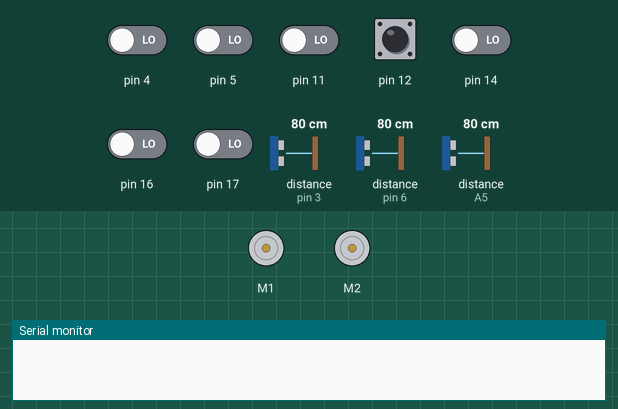
Simulated run of this sketch. Board: Arduino Uno, built with avr-gcc and run on an emulated ATmega328P. Parts: 2 × DC motor (green arrow = forward, orange = backward, longer = faster), the last lines printed to the serial monitor. Inputs (shaded band) come from the test bench; at power-on: pin 12 HIGH, pin 4, pin 5, pin 11, pin 14, pin 16, pin 17 LOW, distance to the obstacle (sensors on A5, pin 3, pin 6) 80 cm. The echo pulse lasts 58.3 µs per cm.

Above: at 0.8 s.
0.9 s: pin 12 pulled LOW for 0.15 s
At 1.6 s:
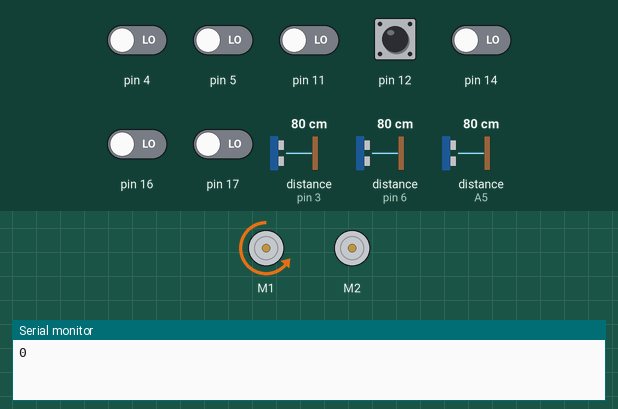
4.0 s: pin 4 driven HIGH
7.0 s: pin 5 driven HIGH
At 8.2 s:
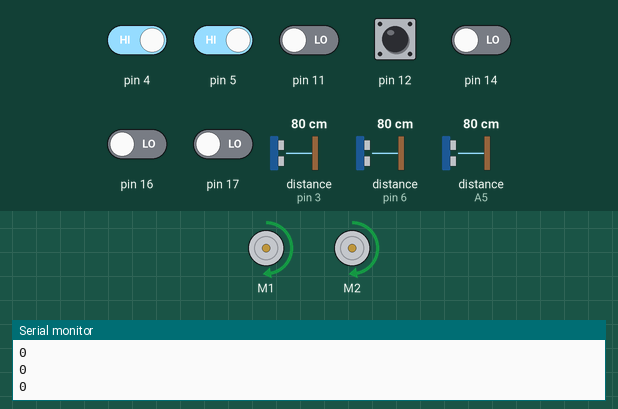
8.6 s: distance to the obstacle (sensor on A5) set to 27 cm
10.1 s: distance to the obstacle (sensor on A5) set to 24 cm
At 10.6 s:
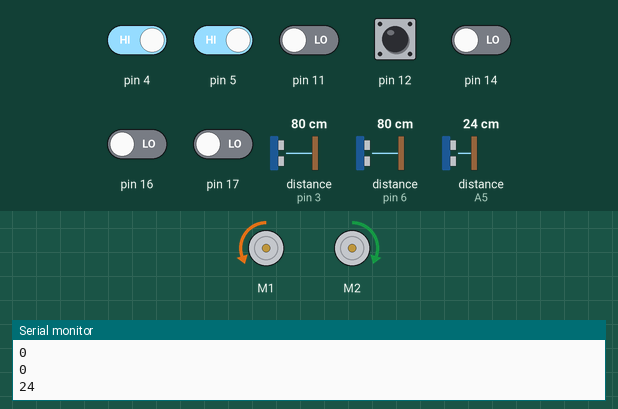
13.1 s: distance to the obstacle (sensor on A5) set to 35 cm
At 13.7 s:
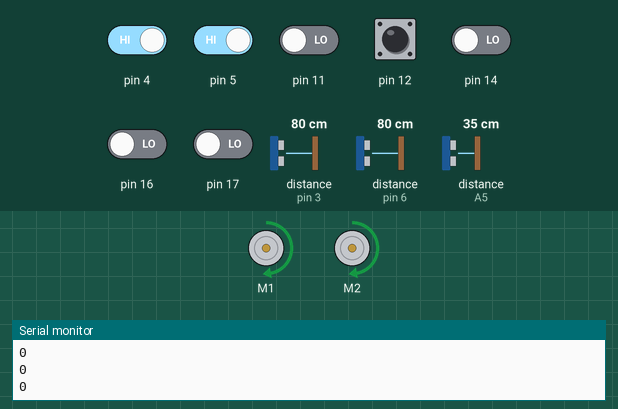
Timing chart, 0 to 15.6 s (numbered marks = the images above; inputs shaded):
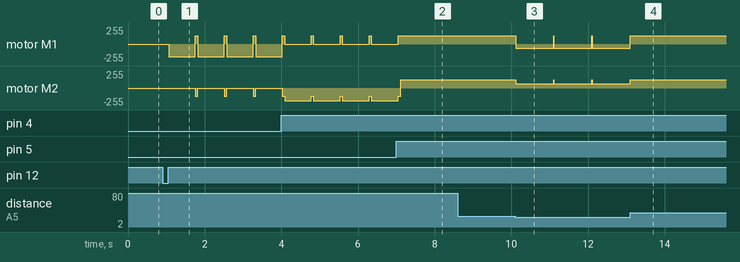

Measured:
- the behaviour switches between 26 and 25 cm on distance to the obstacle (sensor on A5) (found by bisection; images 2 and 3)
- after the input at 0.9 s, motor M1: stopped → backward 191/255 after 0.16 s; motor M2: alternates backward 127/255 for 0.06 s and stopped for 0.70 s, starting after 0.86 s
- after the input at 7.0 s, motor M1: goes on until 7.1 s, then stays forward 127/255
- after the input at 10.1 s, motor M1: forward 127/255 → backward 63/255 at once; motor M2: forward 127/255 → forward 63/255 at once
- after the input at 13.1 s, motor M1, motor M2: goes on until 13.1 s, then stays forward 127/255

The sketch:

Car3x.ino
```cpp
/*
Drive forward or reverse when border is detected
  - Only reflectionsensor 0 and 5 are used.
  - Demonstrates use of flipLeftMotor and flipRightMotor
*/
#include <SoftwareSerial.h>
#include <PLabBTSerial.h>
#include <ZumoMotors.h>
#include <Pushbutton.h>
#include <QTRSensors.h>
#include <ZumoReflectanceSensorArray.h>
#include <NewPing.h>


// this might need to be tuned for different

#define QTR_THRESHOLD  1500 // this might need to be tuned for different
                            //lighting conditions, surfaces, etc
#define SPEED     200       //0 is stopped, 400 is full speed


ZumoMotors motors;
Pushbutton button(ZUMO_BUTTON); // pushbutton on pin 12
boolean direction = LOW;       // Drives motors forward, HIGH drives reverse
#define NUM_SENSORS 6
unsigned int sensor_values[NUM_SENSORS];

// NewPing Stuff
// Trigger er alltid grønn, echo er blå. (pga. ubåter bruker echo og er i vann som er blått)
const int maxDistance = 25;
const int triggerPin = 2;
const int echoPin = 3;
const int triggerPinR = A1;
const int echoPinR = 6;
const int triggerPinL = A4;
const int echoPinL = A5;
NewPing sonar(triggerPin, echoPin, maxDistance);
NewPing sonarL(triggerPinL, echoPinL, maxDistance);
NewPing sonarR(triggerPinR, echoPinR, maxDistance);

//const int btUnitTxPin = 2; // Connected to tx on bt unit
//const int btUnitRxPin = 3; // Connected to rx on bt unit


ZumoReflectanceSensorArray reflectanceSensors; //(QTR_NO_EMITTER_PIN);

//PLabBTSerial btSerial(btUnitTxPin, btUnitRxPin);

void setup()
{
   reflectanceSensors.init();
   button.waitForButton();
   Serial.begin(9600);
//   btSerial.begin(9600);
   motors.setSpeeds(SPEED, SPEED);

}
void loop(){
    reflectanceSensors.read(sensor_values);
    Serial.println(sonarL.ping_cm());
    if /* vemund er homo */ ((sensor_values[0] < QTR_THRESHOLD) && (sensor_values[1] < QTR_THRESHOLD)){
            motors.setSpeeds(-300,0);
            delay(700);
            motors.setSpeeds(SPEED,-200);
            delay(50);
    }
    else if /* paul er gay */ ((sensor_values[4] < QTR_THRESHOLD) && (sensor_values[5] < QTR_THRESHOLD)){
            motors.setSpeeds(0,-300);
            delay(700);
            motors.setSpeeds(SPEED,-200);
            delay(50);
    }
    else if /* christer er sau */ (sensor_values[0] < QTR_THRESHOLD){
      motors.setSpeeds(0,0);
      delay(10);
      motors.setSpeeds(300,-300);
      delay(400);
      motors.setSpeeds(SPEED, SPEED);
    }
    else if /* runar er ape */(sensor_values[5] < QTR_THRESHOLD){
      motors.setSpeeds(0,0);
      delay(10);
      motors.setSpeeds(-300,300);
      delay(400);
      motors.setSpeeds(SPEED, SPEED);
    }

    //Når den ser noe til venstre spinner den mot venstre til den ser det foran
    else if (sonarL.ping_cm() > 0) {
      int index =0;
      while ((!(sonar.ping_cm() > 0)) && index < 12) {
        motors.setSpeeds(-100,100);
        delay(80);
        index++;
      }
      motors.setSpeeds(SPEED, SPEED);
    }

    // Samma når den ser noe til høyre
   else if (sonarR.ping_cm() > 0) {
      int index =0;
      while ((!(sonar.ping_cm() > 0)) && index < 12) {
        motors.setSpeeds(100,-100);
        delay(80);
        index++;
      }
      motors.setSpeeds(SPEED, SPEED);
    }

    else {
    motors.setSpeeds(SPEED, SPEED);
    }

    // See if we have received a new character
    /*int availableCount = btSerial.available();
    if (availableCount > 0) {
      char text[availableCount];
      btSerial.read(text, availableCount);
      readCommand(text);
    }*/
}

/*void readCommand (char *text) {
  /*if (0 == strcmp("FORWARD", text)) {
    motors.setSpeeds(200, 200);
  }
  Serial.println(text);
  if (0 == strcmp("STOP", text)) {
    motors.setSpeeds(0, 0);
    delay(5000);
  }else if (0 == strcmp("BACKWARD", text)) {
    motors.setSpeeds(-200, -200);
  } else if (0 == strcmp("LEFT", text)) {
    motors.turnLeft(200, 90);
  } else if (0 == strcmp("L45", text)) {
   motors.turnLeft(200, 45);
  } else if (0 == strcmp("RIGHT", text)) {
    motors.turnRight(200, 90);
  } else if (0 == strcmp("R45", text)) {
   motors.turnRight(200, 45);
  } else if (0 == strcmp("STEPF", text)) {
    motors.forward(200, 5);
  } else if (0 == strcmp("STEPB", text)) {
   motors.backward(200, 5);
  }
}*/
```
